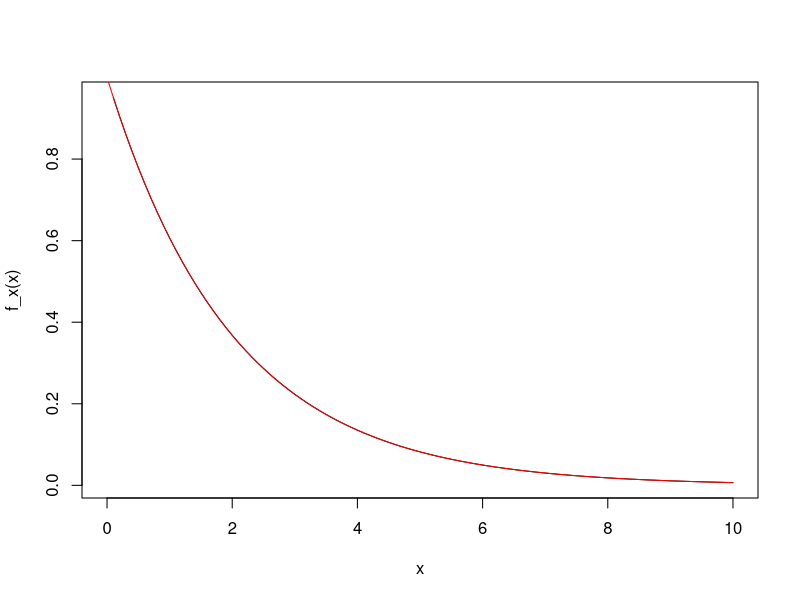
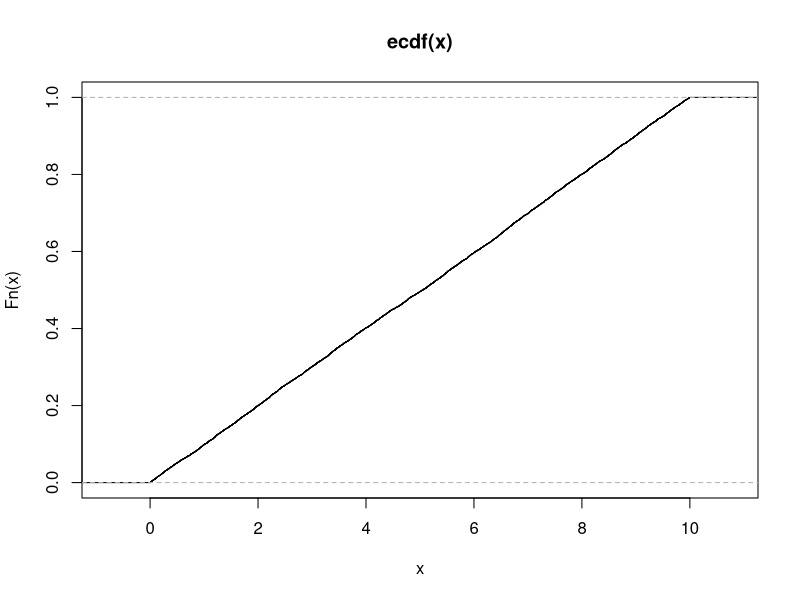
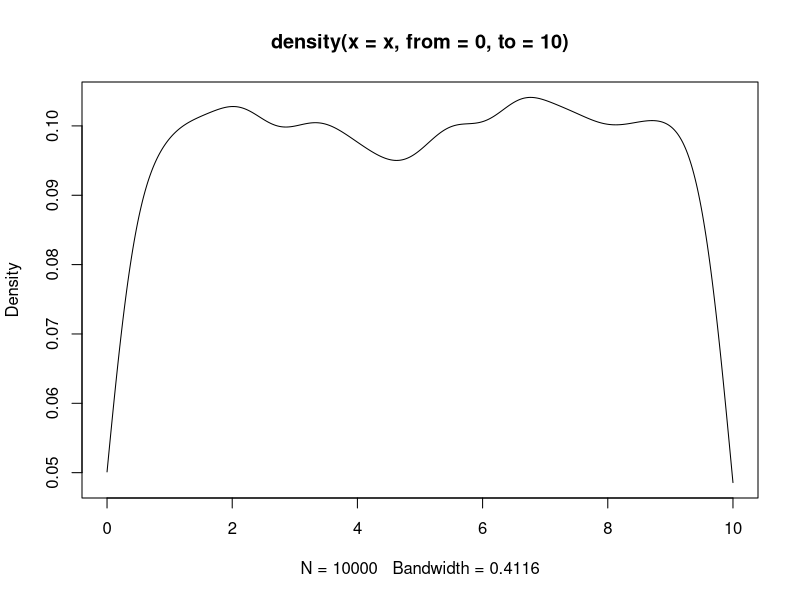

Generate these figures, in order, with R:
f_x <- function(x, theta = 1){
  exp(  -((x^2)/(2* (theta^2) * x ))/theta^2 )
}

F_x <- function(x,theta = 1){
  1-exp((-x^2)/2*theta^2 )
}

curve(f_x(x),0,10)
curve(2*dexp(x,0.5),0,10, col = "red", add = T)

M <- 2
n <- 10000
x <- numeric(n)
i <- 1
k <- 1

while(i <= n){
  y <- runif(1,min = 0, max = 10)
  u <- runif(1)
  ratio <- f_x(y)/(M * dexp(y,0.5))
if( u < ratio){
  x[i] <- y
  i <- i+1
}
  k <- k+1
}

plot(ecdf(x)) # Acumulada empírica.
plot(density(x, from = 0, to = 10)) # Dens. empírica.

ger_ex9 <- function(n = 10000){
  # Função de probabilidade
  f_x <- function(x, theta = 1){
    exp(  -((x^2)/(2* (theta^2) * x ))/theta^2 )
  }
  M <- 2
  x <- numeric(n)
  i <- 1
  k <- 1
  
  while(i <= n){
    y <- runif(1,min = 0, max = 10)
    u <- runif(1)
    ratio <- f_x(y)/(M * dexp(y,0.5))
    if( u < ratio){
      x[i] <- y
      i <- i+1
    }}
  
  return(x)

}


